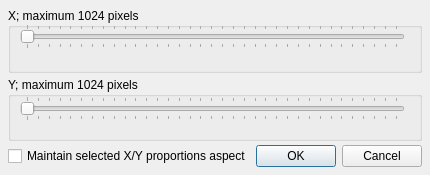
<?xml version="1.0" encoding="UTF-8"?>
<ui version="4.0">
 <class>TSize_form</class>
 <widget class="QDialog" name="TSize_form">
  <property name="windowModality">
   <enum>Qt::ApplicationModal</enum>
  </property>
  <property name="geometry">
   <rect>
    <x>0</x>
    <y>0</y>
    <width>426</width>
    <height>175</height>
   </rect>
  </property>
  <property name="sizePolicy">
   <sizepolicy hsizetype="Fixed" vsizetype="Fixed">
    <horstretch>0</horstretch>
    <verstretch>0</verstretch>
   </sizepolicy>
  </property>
  <property name="windowTitle">
   <string>Advanced: Size...</string>
  </property>
  <layout class="QVBoxLayout" name="verticalLayout">
   <property name="spacing">
    <number>4</number>
   </property>
   <property name="leftMargin">
    <number>8</number>
   </property>
   <property name="topMargin">
    <number>8</number>
   </property>
   <property name="rightMargin">
    <number>8</number>
   </property>
   <property name="bottomMargin">
    <number>8</number>
   </property>
   <item>
    <widget class="QGroupBox" name="groupBox">
     <property name="title">
      <string>X; maximum 1024 pixels</string>
     </property>
     <widget class="QSlider" name="horizontalSlider">
      <property name="geometry">
       <rect>
        <x>12</x>
        <y>16</y>
        <width>385</width>
        <height>25</height>
       </rect>
      </property>
      <property name="maximum">
       <number>1024</number>
      </property>
      <property name="singleStep">
       <number>30</number>
      </property>
      <property name="pageStep">
       <number>8</number>
      </property>
      <property name="sliderPosition">
       <number>0</number>
      </property>
      <property name="orientation">
       <enum>Qt::Horizontal</enum>
      </property>
      <property name="tickPosition">
       <enum>QSlider::TicksBothSides</enum>
      </property>
     </widget>
    </widget>
   </item>
   <item>
    <widget class="QGroupBox" name="groupBox_2">
     <property name="title">
      <string>Y; maximum 1024 pixels</string>
     </property>
     <widget class="QSlider" name="horizontalSlider_2">
      <property name="geometry">
       <rect>
        <x>12</x>
        <y>19</y>
        <width>385</width>
        <height>25</height>
       </rect>
      </property>
      <property name="maximum">
       <number>1024</number>
      </property>
      <property name="singleStep">
       <number>30</number>
      </property>
      <property name="pageStep">
       <number>8</number>
      </property>
      <property name="orientation">
       <enum>Qt::Horizontal</enum>
      </property>
      <property name="tickPosition">
       <enum>QSlider::TicksBothSides</enum>
      </property>
     </widget>
    </widget>
   </item>
   <item>
    <layout class="QHBoxLayout" name="horizontalLayout">
     <item>
      <widget class="QCheckBox" name="checkBox">
       <property name="text">
        <string>Maintain selected X/Y proportions aspect</string>
       </property>
      </widget>
     </item>
     <item>
      <widget class="QDialogButtonBox" name="buttonBox">
       <property name="orientation">
        <enum>Qt::Horizontal</enum>
       </property>
       <property name="standardButtons">
        <set>QDialogButtonBox::Cancel|QDialogButtonBox::Ok</set>
       </property>
      </widget>
     </item>
    </layout>
   </item>
  </layout>
 </widget>
 <resources/>
 <connections>
  <connection>
   <sender>buttonBox</sender>
   <signal>accepted()</signal>
   <receiver>TSize_form</receiver>
   <slot>accept()</slot>
   <hints>
    <hint type="sourcelabel">
     <x>248</x>
     <y>254</y>
    </hint>
    <hint type="destinationlabel">
     <x>157</x>
     <y>274</y>
    </hint>
   </hints>
  </connection>
  <connection>
   <sender>buttonBox</sender>
   <signal>rejected()</signal>
   <receiver>TSize_form</receiver>
   <slot>reject()</slot>
   <hints>
    <hint type="sourcelabel">
     <x>316</x>
     <y>260</y>
    </hint>
    <hint type="destinationlabel">
     <x>286</x>
     <y>274</y>
    </hint>
   </hints>
  </connection>
 </connections>
</ui>
